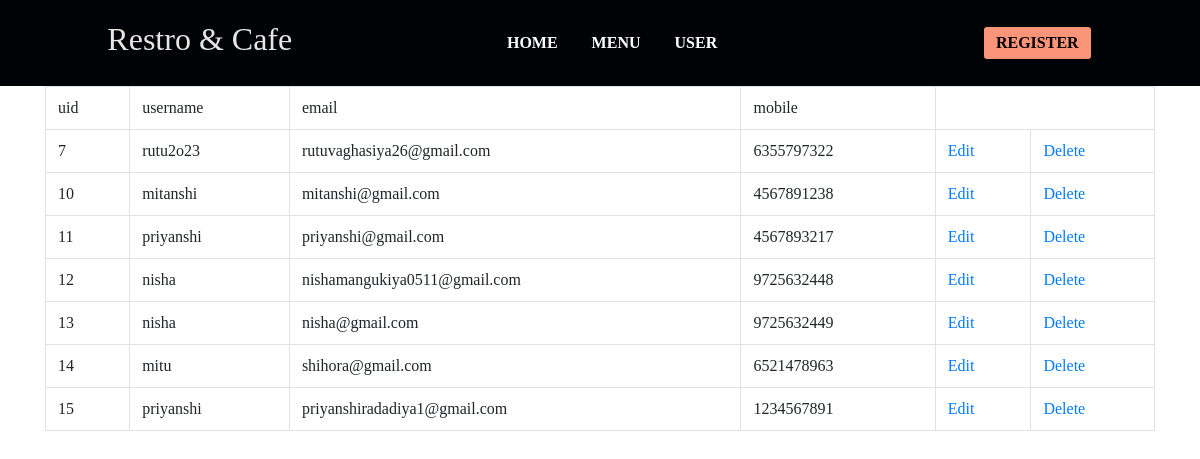
Screenshot of /user.php with the database file from the repository.
### tables this page shows
CREATE TABLE `user` (
  `id` int(11) NOT NULL,
  `username` varchar(100) NOT NULL,
  `email` varchar(100) NOT NULL,
  `mobile` varchar(15) NOT NULL,
  `password` varchar(255) NOT NULL
);

### user.php (the view, shortened to what this page needs)
<html>
   <head>
   <link rel="stylesheet" href="bootstrap/css/bootstrap.min.css">
   <link rel="stylesheet" href="style.css">
   </head>
   <body>
    <?php
          $conn=mysqli_connect('localhost','root','','testing1');
          $sql="select * from user";
          $res=mysqli_query($conn,$sql);
    ?>
      <header>
        <h2>Restro & Cafe
        </h2>
         <nav>
             <a href="index.php">HOME</a>
             <a href="menu.php">MENU</a>
             <a href="user.php">USER</a>
         </nav>
         <div class="sign-in-up">
             <button type="button" onclick="popup('register-popup')">REGISTER</button>
         </div>
</header >
    <div class="container">
        <table class="table table-bordered">
            <tr>
                <td>uid</td>
                <td>username</td>
                <td>email</td>
                <td>mobile</td>
            </tr>
            <?php
            if($res->num_rows>0):
                while($row=$res->fetch_assoc()):
            ?>
            <tr>
                <td><?php echo $row['id'] ?></td>
                <td><?php echo $row['username'] ?></td>
                <td><?php echo $row['email'] ?></td>
                <td><?php echo $row['mobile'] ?></td>
                <td><a href="edit.php?id=<?php echo $row['id'] ?> ">Edit</a></td>
                <td><a href="delete.php?id=<?php echo $row['id'] ?>">Delete</a></td>
                </tr>
                <?php
                endwhile;
            endif;
            ?>
        </table>
    </div>
    </body>
</html>

### style.css (style rules this page uses)
* { margin: 0; padding: 0; box-sizing: border-box; text-decoration: none ; font-family: poppins; }
header { display: flex; flex-direction: row; align-items: center ; justify-content: space-around; background-color: #000306; color: rgb(234, 229, 229); padding: 20px 0; }
header nav a { color: white; margin-right: 30px; font-weight: bold ; }
header div.sign-in-up button { background-color: #75cfb8; font-size: 16px; font-weight: 550; padding: 4px 12px; border: 2px solid black; border-radius: 5px ; outline: none ; margin-left: 20px; }
header div.sign-in-up button:last-child { background-color: #fa9579; }

### rows the page displays
user: id "7", username "rutu2o23", email "rutuvaghasiya26@gmail.com", mobile "6355797322"
user: id "10", username "mitanshi", email "mitanshi@gmail.com", mobile "4567891238"
user: id "11", username "priyanshi", email "priyanshi@gmail.com", mobile "4567893217"
user: id "12", username "nisha", email "nishamangukiya0511@gmail.com", mobile "9725632448"
user: id "13", username "nisha", email "nisha@gmail.com", mobile "9725632449"
user: id "14", username "mitu", email "shihora@gmail.com", mobile "6521478963"
user: id "15", username "priyanshi", email "priyanshiradadiya1@gmail.com", mobile "1234567891"
